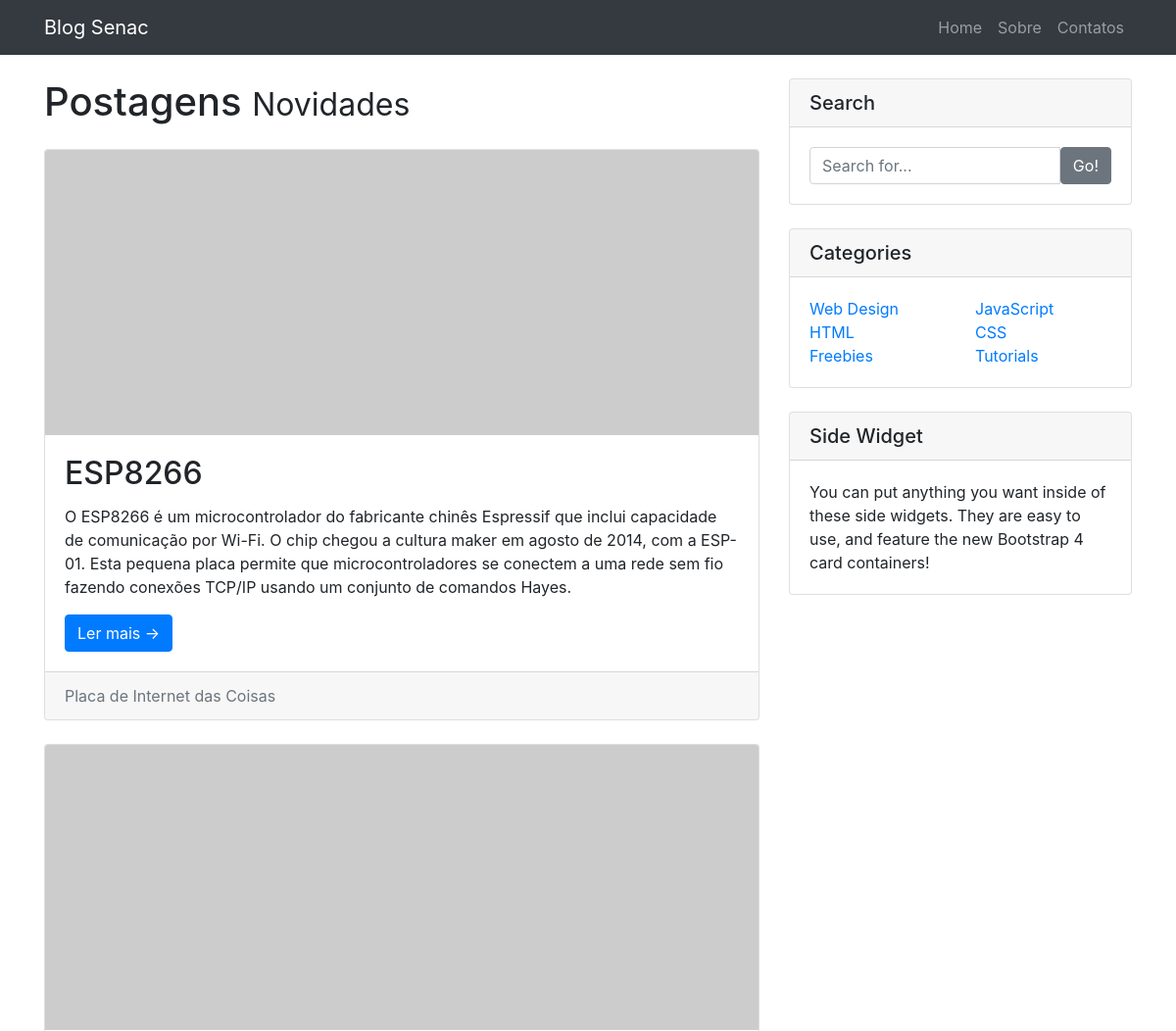
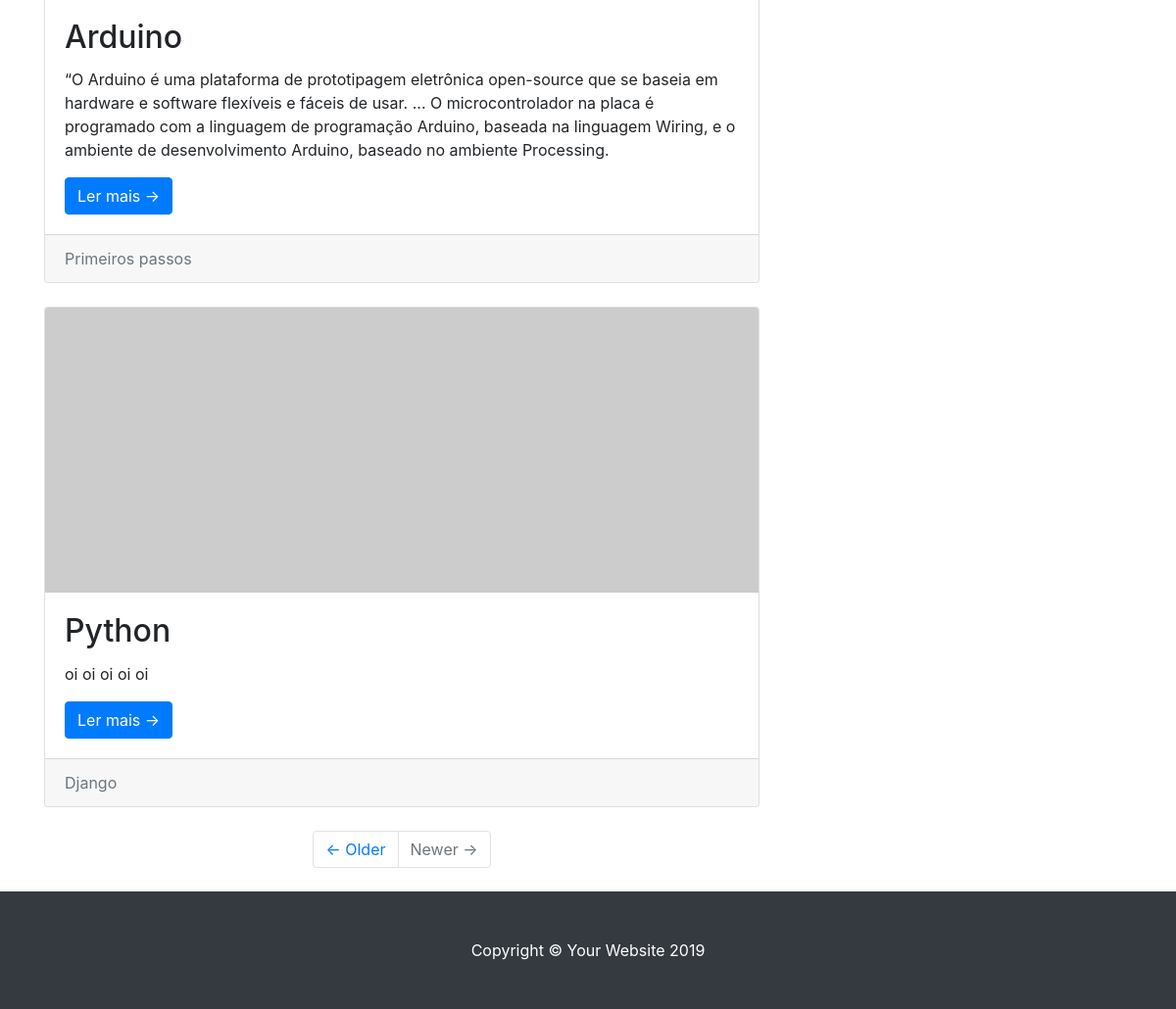
The page /blog/ on the database as committed earlier (2 pictures, top to bottom).
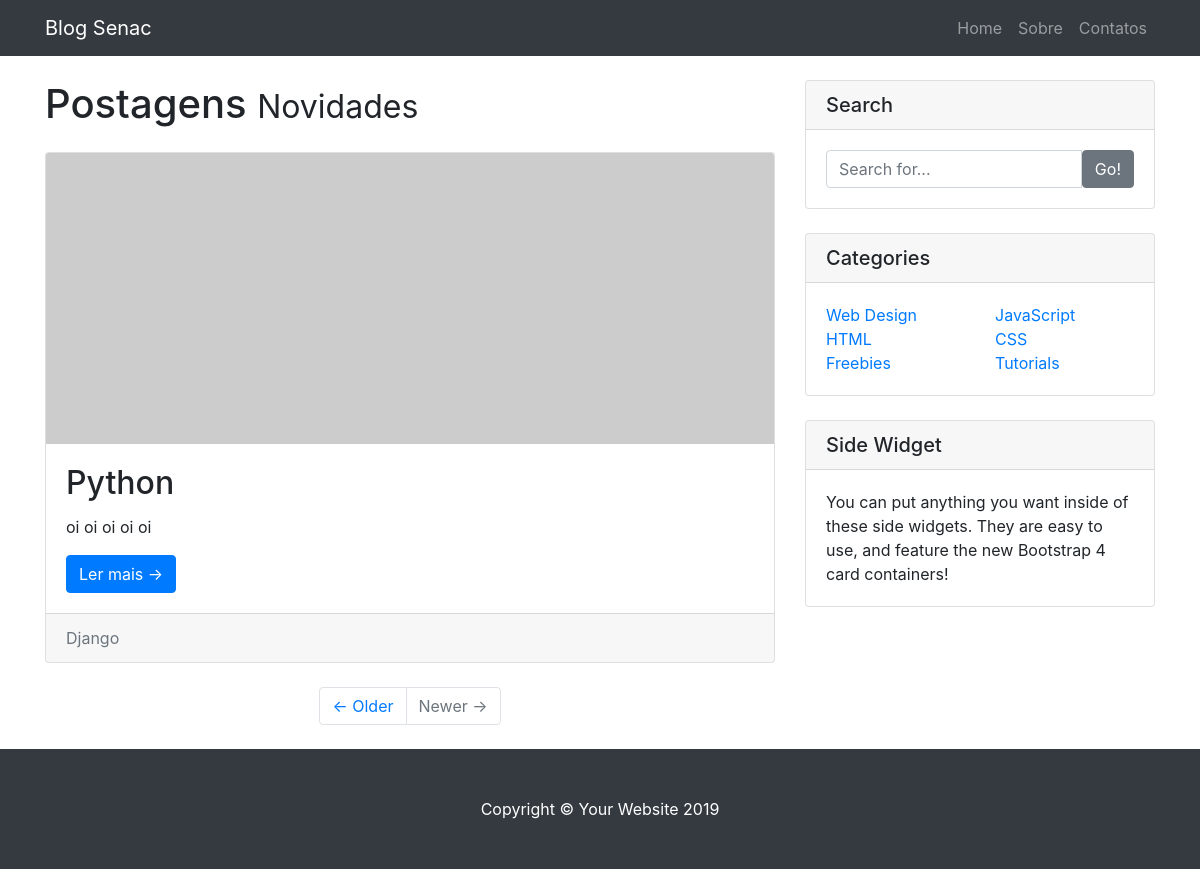
The same page on the database as committed later.
### website/models.py (models this page shows, shortened)
class Post(models.Model):
    class Categorias(models.TextChoices):
        PY = 'PY', 'Python'
        DJ = 'DJ', 'Django'
        PG = 'PG', 'Programação'
        IOT = 'IoT', 'Internet das Coisas'
        POO = 'POO', 'Programação Orientada a Objetos'
        BD = 'BD', 'Banco de dados'
    STATUS = (
        ('rascunho','Rascunho'),
        ('publicado', 'Publicado')
    )
    title = models.CharField(max_length=100)
    sub_title = models.CharField(max_length=200)
    content = models.TextField()
    imagem = models.ImageField(upload_to='posts', null=True, blank=True)
    categoria = models.CharField(max_length = 3,
                                 choices = Categorias.choices,
                                 default = Categorias.PG
                                )
    Status = models.CharField(max_length = 10,
                              choices=STATUS,
                              default = 'rascunho')
    ativado = models.BooleanField(default = True)
    def full_name(self):
        return self.title + self.sub_title
    full_name.admin_order_field = 'title'

### website/views.py (the view)
# urls.py: path('', hello_blog, name = 'postagens'),
def hello_blog(request):
	lista = [
		'Python', 'Inteligência Artificial', 'GIT', 'PyCharm',
		'Máquina Virtual', 'Anacondas', 'Django', 'HTML'
	]
	list_posts = Post.objects.all()
	data = {'Name':'Curso de Django Senac',
	        'areas':lista,
	        'posts':list_posts}
	return render(request, 'index.html', data)

### website/templates/index.html (shortened to what this page needs)
{% extends 'base_post.html' %}
{% block url %}#{% endblock %}
{% block postagem %}
  <h1 class="my-4">Postagens
    <small>Novidades</small>
  </h1>
  {% for post in posts %}
    <div class="card mb-4">
      {% if post.imagem %}
        <img class="card-img-top" src="{{ post.imagem.url }}" width="750" height="300" alt="Card image cap">
      {% else %}
        <img class="card-img-top" src="http://placehold.it/750x300" alt="Card image cap">
      {% endif %}
      <div class="card-body">
        <h2 class="card-title">{{ post.title }}</h2>
        <p class="card-text">{{ post.content }}</p>
        <a href="{% url 'post_detalhes' post.id %}" class="btn btn-primary">Ler mais &rarr;</a>
      </div>
      <div class="card-footer text-muted">
        {{ post.sub_title }}
      </div>
    </div>
  {% endfor %}
  <ul class="pagination justify-content-center mb-4">
    <li class="page-item">
      <a class="page-link" href="#">&larr; Older</a>
    </li>
    <li class="page-item disabled">
      <a class="page-link" href="#">Newer &rarr;</a>
    </li>
  </ul>
{% endblock %}

### website/templates/base_post.html
{% extends 'base.html' %}
{% block content %}
<div class="container">
    <div class="row">
      <div class="col-lg-8">
        {% block postagem %}
        {% endblock %}
      </div>
      <div class="col-md-4">
        <div class="card my-4">
          <h5 class="card-header">Search</h5>
          <div class="card-body">
            <div class="input-group">
              <input type="text" class="form-control" placeholder="Search for...">
              <span class="input-group-btn">
                <button class="btn btn-secondary" type="button">Go!</button>
              </span>
            </div>
          </div>
        </div>
        <div class="card my-4">
          <h5 class="card-header">Categories</h5>
          <div class="card-body">
            <div class="row">
              <div class="col-lg-6">
                <ul class="list-unstyled mb-0">
                  <li>
                    <a href="#">Web Design</a>
                  </li>
                  <li>
                    <a href="#">HTML</a>
                  </li>
                  <li>
                    <a href="#">Freebies</a>
                  </li>
                </ul>
              </div>
              <div class="col-lg-6">
                <ul class="list-unstyled mb-0">
                  <li>
                    <a href="#">JavaScript</a>
                  </li>
                  <li>
                    <a href="#">CSS</a>
                  </li>
                  <li>
                    <a href="#">Tutorials</a>
                  </li>
                </ul>
              </div>
            </div>
          </div>
        </div>
        <div class="card my-4">
          <h5 class="card-header">Side Widget</h5>
          <div class="card-body">
            You can put anything you want inside of these side widgets. They are easy to use, and feature the new Bootstrap 4 card containers!
          </div>
        </div>
      </div>
    </div>
</div>
{% endblock %}

### website/templates/base.html (shortened to what this page needs)
{% load static %}
<!DOCTYPE html>
<html lang="en">
<head>
  <link href="{% static 'vendor/bootstrap/css/bootstrap.min.css' %}" rel="stylesheet">
  <link href="{% static 'css/blog-home.css' %}" rel="stylesheet">
</head>
<body>
  <nav class="navbar navbar-expand-lg navbar-dark bg-dark fixed-top">
    <div class="container">
      <a class="navbar-brand" href="{% block url %}{% endblock %}">Blog Senac</a>
      <div class="collapse navbar-collapse" id="navbarResponsive">
        <ul class="navbar-nav ml-auto">
            <a class="nav-link" href="{% url 'postagens'%}">Home
            </a>
          <li class="nav-item">
            <a class="nav-link" href="{% url 'sobre'%}">Sobre</a>
          </li>
          <li class="nav-item">
            <a class="nav-link" href="{% url 'contatos'%}">Contatos</a>
          </li>
        </ul>
      </div>
    </div>
  </nav>
  {% block content %}
  {% endblock %}
  <footer class="py-5 bg-dark">
    <div class="container">
      <p class="m-0 text-center text-white">Copyright &copy; Your Website 2019</p>
    </div>
  </footer>
</body>
</html>

### website/static/css/blog-home.css (style rules this page uses)
body { padding-top: 56px; }

Rows that differ between the two databases and show on the page:
removed Post: title "ESP8266", content "O ESP8266 é um microcontrolador do fabricante chinês Espressif que inclui capacidade de comunicação por Wi-Fi. O chip chegou a cultura maker em agosto de 2014, com a ESP-01. Esta pequena placa permite que microcontroladores se conectem a uma rede sem fio fazendo conexões TCP/IP usando um conjunto de comandos Hayes.", sub_title "Placa de Internet das Coisas"
removed Post: title "Arduino", content "“O Arduino é uma plataforma de prototipagem eletrônica open-source que se baseia em hardware e software flexíveis e fáceis de usar. ... O microcontrolador na placa é programado com a linguagem de programação Arduino, baseada na linguagem Wiring, e o ambiente de desenvolvimento Arduino, baseado no ambiente Processing.", sub_title "Primeiros passos"
